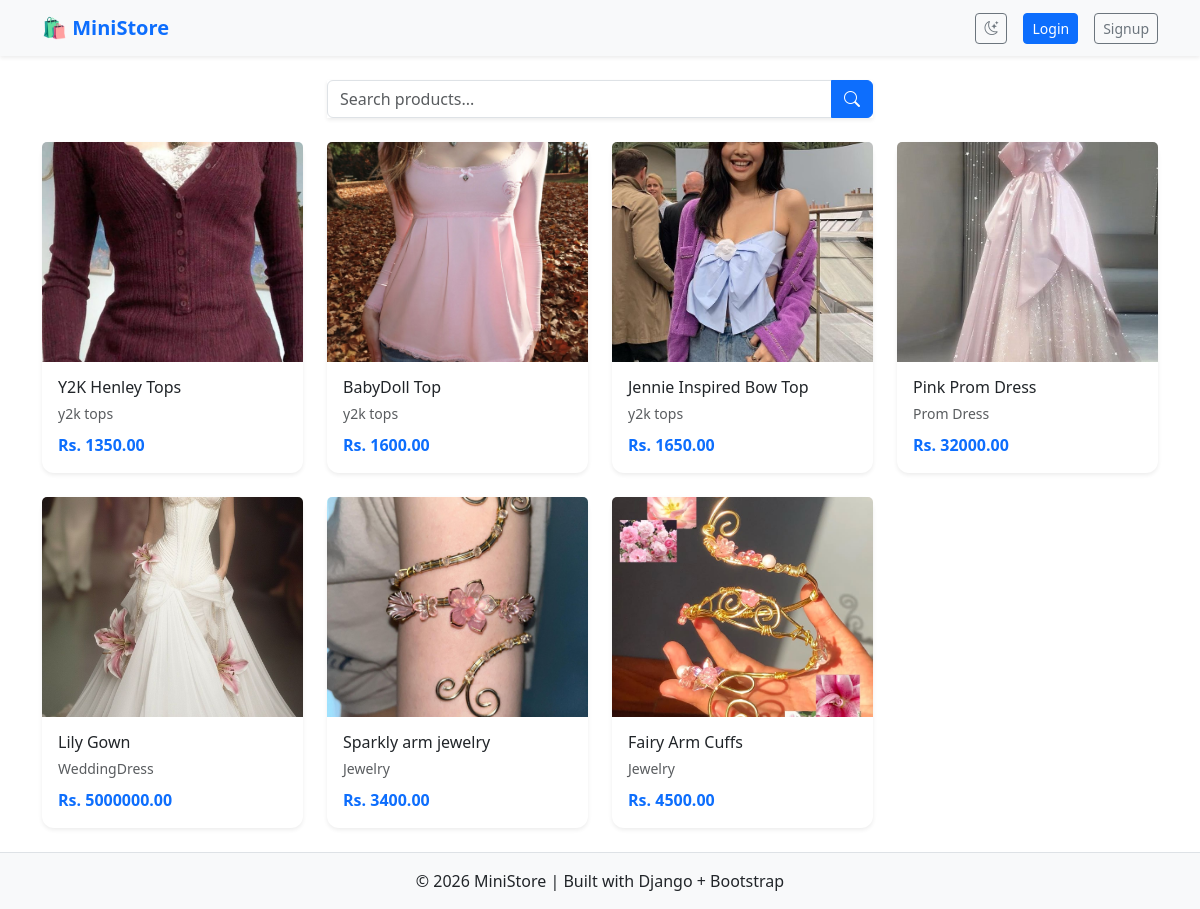
Before: / with the older database file.
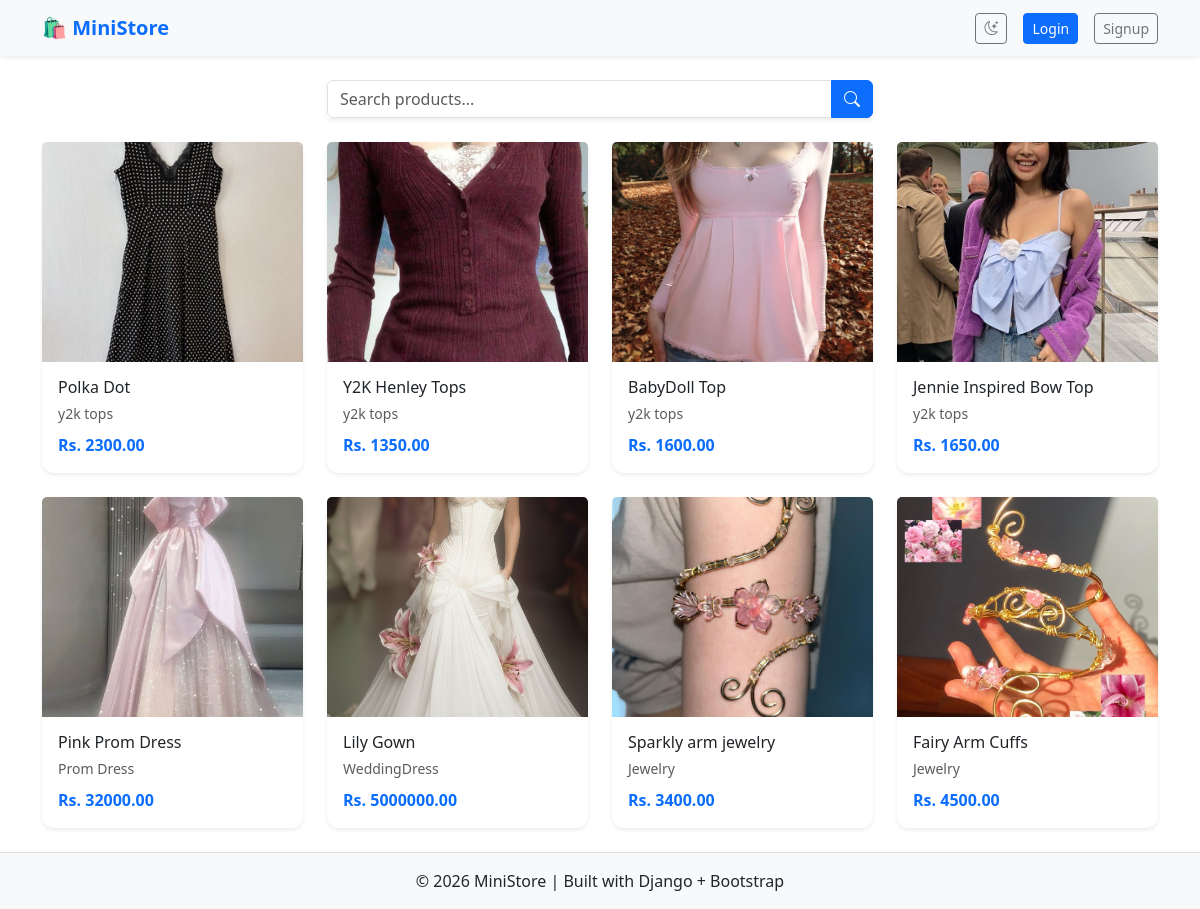
After: the same page with the newer database file.
### ministore/models.py (models this page shows, shortened)
class Product(models.Model):
    category = models.ForeignKey(Category,on_delete=models.CASCADE)
    name = models.CharField(max_length=200)
    description = models.TextField()
    stock = models.PositiveBigIntegerField(default=0)
    price = models.DecimalField(max_digits=10,decimal_places=2)
    image = models.ImageField(upload_to="products/")
    created_at = models.DateTimeField(auto_now_add=True,null=True,blank=True)

class Category(models.Model):
    name = models.CharField(max_length=200)
    def __str__(self):
        return self.name
    class Meta:
        verbose_name = "category"
        verbose_name_plural = 'Categories'

### ministore/views.py (the view)
# urls.py: path("", views.ProductListView.as_view(), name="product-list"),
class ProductListView(ListView):
    model = Product
    template_name = "product_list.html"
    context_object_name = "products"
    def get_queryset(self):
        queryset = Product.objects.all().order_by("-created_at")
        query = self.request.GET.get("q")
        if query:
            queryset = queryset.filter(
                Q(name__icontains=query)|
                Q(category__name__icontains=query)
            )
        return queryset

### ministore/context_processors.py (called while the page is built)
def cart_item_count(request):
    cart = request.session.get("cart", {})  # get the cart from session
    total_quantity = sum(cart.values())     # sum all quantities
    return {"cart_count": total_quantity}   # send this to templates

def wishlist_count(request):
    wishlist = request.session.get("wishlist", [])
    return {"wishlist_count": len(wishlist)}

### templates/product_list.html (shortened to what this page needs)
{% extends "base.html" %}
{% block content %}
<div class="row mb-4">
  <div class="col-md-6 mx-auto">
    <form method="get" class="input-group shadow-sm">
      <input type="text" name="q" class="form-control" placeholder="Search products..."
             value="{{ request.GET.q }}">
      <button class="btn btn-primary">
        <i class="bi bi-search"></i>
      </button>
    </form>
  </div>
</div>
<div class="row row-cols-1 row-cols-md-3 row-cols-lg-4 g-4">
  {% for product in products %}
  <div class="col">
    <div class="card h-100 border-0 shadow-sm product-card">
      <div class="position-relative overflow-hidden">
        <a href="{% url 'product-detail' product.pk %}">
          <img src="{{ product.image.url }}"
               class="card-img-top product-img"
               alt="{{ product.name }}">
        </a>
      </div>
      <div class="card-body">
        <h6 class="card-title mb-1">
          <a href="{% url 'product-detail' product.pk %}"
             class="text-decoration-none text-dark">
             {{ product.name }}
          </a>
        </h6>
        <small class="text-muted">{{ product.category }}</small>
        <div class="d-flex justify-content-between align-items-center mt-2">
          <span class="fw-bold text-primary">Rs. {{ product.price }}</span>
        </div>
      </div>
    </div>
  </div>
  {% endfor %}
</div>
{% endblock content %}

### templates/base.html (shortened to what this page needs)
<!doctype html>
<html lang="en" data-bs-theme="light">
<head>
    <link href="https://cdn.jsdelivr.net/npm/bootstrap@5.3.8/dist/css/bootstrap.min.css" rel="stylesheet">
    <link href="https://cdn.jsdelivr.net/npm/bootstrap-icons/font/bootstrap-icons.css" rel="stylesheet">
</head>
<body>
<nav class="navbar navbar-expand-lg bg-body-tertiary shadow-sm sticky-top">
    <div class="container">
        <a class="navbar-brand text-primary fw-bold" href="/">🛍 MiniStore</a>
        <div class="collapse navbar-collapse" id="navbarContent">
            <div class="ms-auto d-flex align-items-center gap-3">
                <button class="btn btn-outline-secondary btn-sm theme-toggle" onclick="toggleTheme()">
                    <i class="bi bi-moon-stars"></i>
                </button>
                {% if user.is_authenticated %}
                <a href="{% url 'cart' %}" class="position-relative text-dark nav-icon">
                    <i class="bi bi-cart3"></i>
                    {% if cart_count > 0 %}
                    <span class="position-absolute top-0 start-100 translate-middle badge rounded-pill bg-danger">
                        {{ cart_count }}
                    </span>
                    {% endif %}
                </a>
                <a href="{% url 'wishlist' %}" class="text-danger nav-icon">
                    <i class="bi bi-heart"></i>
                </a>
                <div class="dropdown">
                    <a class="btn btn-outline-secondary dropdown-toggle" href="#" data-bs-toggle="dropdown">
                        <i class="bi bi-person-circle"></i>
                    </a>
                    <ul class="dropdown-menu dropdown-menu-end shadow">
                        <li><a class="dropdown-item" href="#">Profile</a></li>
                        <li><a class="dropdown-item" href="#">Orders</a></li>
                        <li><hr class="dropdown-divider"></li>
                        <li>
                            <form method="post" action="{% url 'logout' %}">
                                {% csrf_token %}
                                <button class="btn btn-danger w-100">Logout</button>
                            </form>
                        </li>
                    </ul>
                </div>
                {% else %}
                <a href="{% url 'login' %}" class="btn btn-primary btn-sm">Login</a>
                <a href="{% url 'signup' %}" class="btn btn-outline-secondary btn-sm">Signup</a>
                {% endif %}
            </div>
        </div>
    </div>
</nav>
<main class="container py-4">
    {% block content %}
    {% endblock content %}
</main>
<footer class="bg-body-tertiary text-center py-3 border-top">
    <p class="mb-0">© 2026 MiniStore | Built with Django + Bootstrap</p>
</footer>
</body>
</html>

### templates/base.html (style rules this page uses)
body { min-height: 100vh; display: flex; flex-direction: column; }
main { flex: 1; }
.theme-toggle { cursor: pointer; }

### templates/product_list.html (style rules this page uses)
.product-card { transition: all 0.3s ease; border-radius: 12px; }
.product-img { height: 220px; object-fit: cover; transition: transform 0.4s ease; }

Changed rows visible on the page:
added Product: image (picture), name "Polka Dot", category "y2k tops", price "2300.00"
